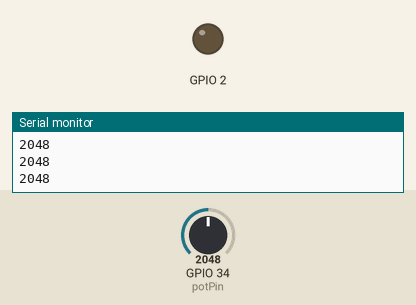
This sketch was run on a simulated ESP32. Shown: output pins drawn as LEDs (lit = HIGH), the last lines printed to the serial monitor. The inputs (shaded band) are chosen by the test bench; at power-on: GPIO 34 (potPin) = 2048. WiFi joins after 1.5 s; servers stay silent unless stated.

Above: at 1.2 s.
1.3 s: GPIO 34 (potPin) set to 3045
2.8 s: GPIO 34 (potPin) set to 3109
At 3.3 s:
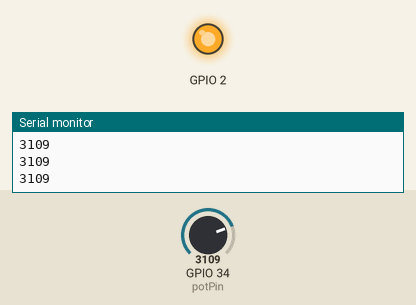
4.3 s: GPIO 34 (potPin) set to 3032
At 5.5 s:
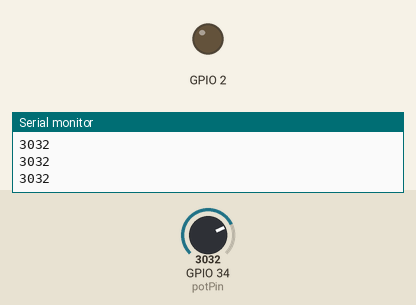
5.8 s: GPIO 34 (potPin) set to 3112
At 6.7 s:
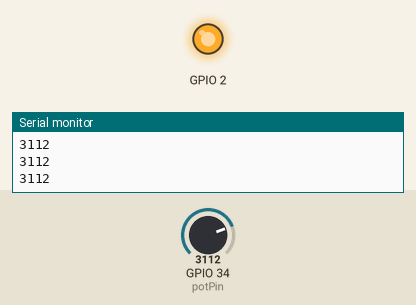
Timing chart, 0 to 8.3 s (numbered marks = the images above; inputs shaded):
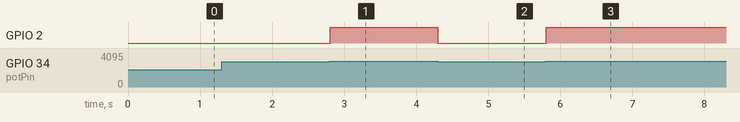

Measured:
- the behaviour switches between 3072 and 3073 on GPIO 34 (potPin) (found by bisection; images 0 and 1)
- after the input at 2.8 s, GPIO 2: LOW → HIGH at once
- after the input at 4.3 s, GPIO 2: HIGH → LOW at once
- after the input at 5.8 s, GPIO 2: LOW → HIGH at once

The sketch:

wifi.ino
```cpp
const char* ssid = "Home_1";
const char* password = "12345678";

void setupWiFi(){
    Serial.println("\nStarting Wifi");

    WiFi.disconnect();
    WiFi.mode(WIFI_STA);
    WiFi.begin(ssid, password);

    setupOTA();
}

void setupOTA(){
    ArduinoOTA.setPort(3232);

    ArduinoOTA.setHostname("ESP32");

    ArduinoOTA
        .onStart([]() {
            pinMode(2, OUTPUT); digitalWrite(2, HIGH);
            String type;
            if (ArduinoOTA.getCommand() == U_FLASH)
            type = "sketch";
            else // U_SPIFFS
            type = "filesystem";

            // NOTE: if updating SPIFFS this would be the place to unmount SPIFFS using SPIFFS.end()
            Serial.println("\nStart updating " + type);
            // fill_solid (leds, NUM_LEDS, CRGB::Black);
            // FastLED.show();
        })
        .onEnd([]() {
            digitalWrite(2, LOW);
            Serial.println("\nEnd");
            delay(10);
        })
        .onProgress([](unsigned int progress, unsigned int total) {
            uint32_t temp = progress / (total / 100);
            digitalWrite(2, !digitalRead(2));
            // Serial.printf("Progress: %u%%\r", (progress / (total / 100)));
            Serial.printf("Progress: %u%%\r", temp);
            // if(temp<99){
                // fill_solid (leds, map(temp, 0, 99, 0, NUM_LEDS), 0x111111);
                // FastLED.show();
            // }else if(temp == 99){
                // fill_solid (leds, NUM_LEDS, CRGB::Black);
                // FastLED.show();
            // }
        })
        .onError([](ota_error_t error) {
            // fill_solid (leds, NUM_LEDS, CRGB::Red);
            // FastLED.show();
            Serial.printf("Error[%u]: ", error);
            if (error == OTA_AUTH_ERROR) Serial.println("Auth Failed");
            else if (error == OTA_BEGIN_ERROR) Serial.println("Begin Failed");
            else if (error == OTA_CONNECT_ERROR) Serial.println("Connect Failed");
            else if (error == OTA_RECEIVE_ERROR) Serial.println("Receive Failed");
            else if (error == OTA_END_ERROR) Serial.println("End Failed");
        });

    ArduinoOTA.begin();
}

void wifiLoop(){
    if(WiFi.status() == WL_CONNECTED){
        ArduinoOTA.handle();
        // server.handleClient();
        // webSocket.loop();
    }
    if(WiFi.status() != WL_CONNECTED){

    }
    yield();
}
```

analogReadPiezo.ino
```cpp
#include <WiFi.h>
#include <WebServer.h>
#include <WebSocketsServer.h>
#include <ESPmDNS.h>
#include <ArduinoOTA.h>
#include <FS.h>
#include <SPIFFS.h>

void setup(){

    Serial.begin(115200);

    setupWiFi();
    pinMode (2, OUTPUT);
    // pinMode (34, INPUT);
}

const int potPin = 34;
int potValue = 0;

void loop(){

    wifiLoop();
    potValue = analogRead(potPin);
    Serial.println(potValue);
    digitalWrite(2, (potValue > 3072) ? 1 : 0);
    delay(5);
}
```
